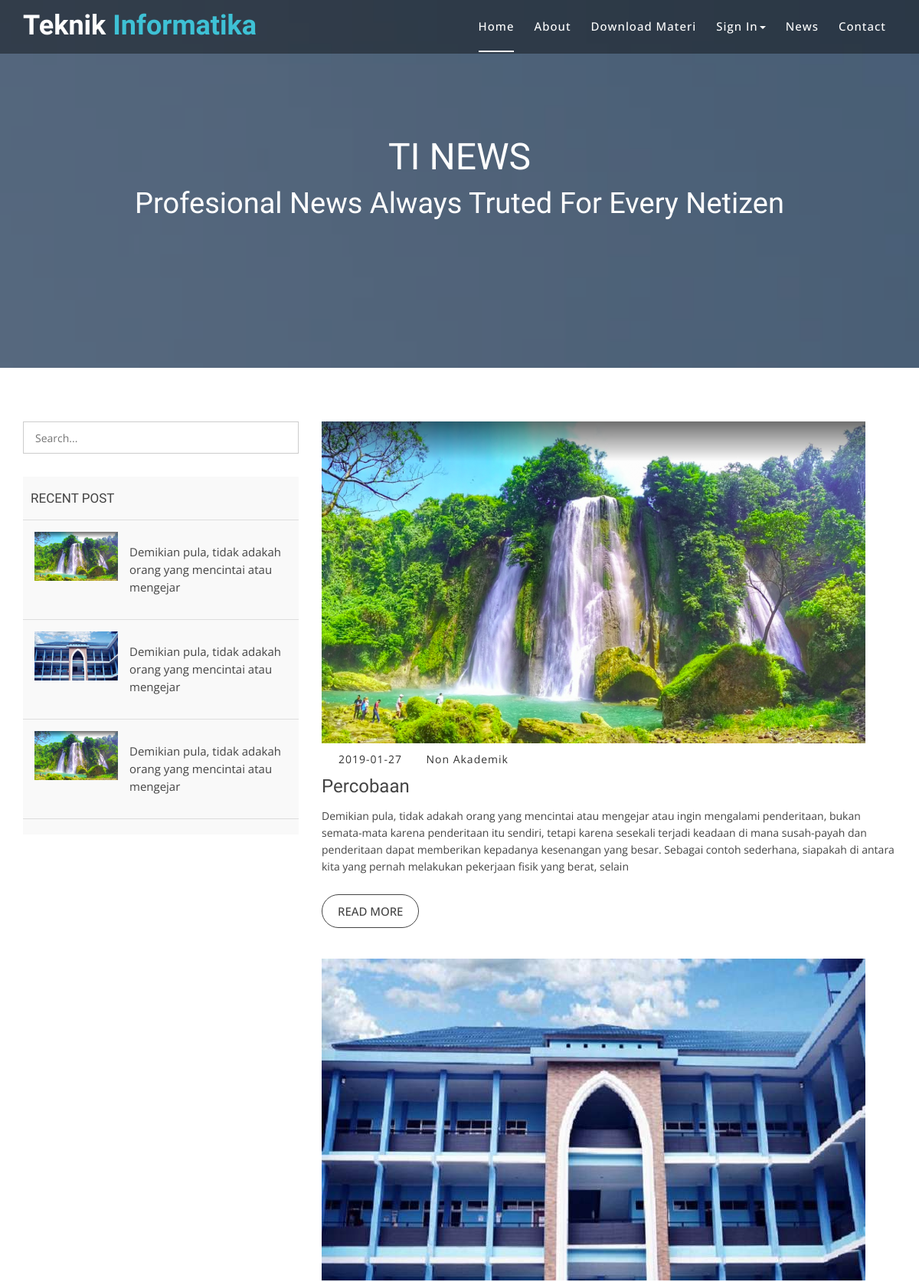
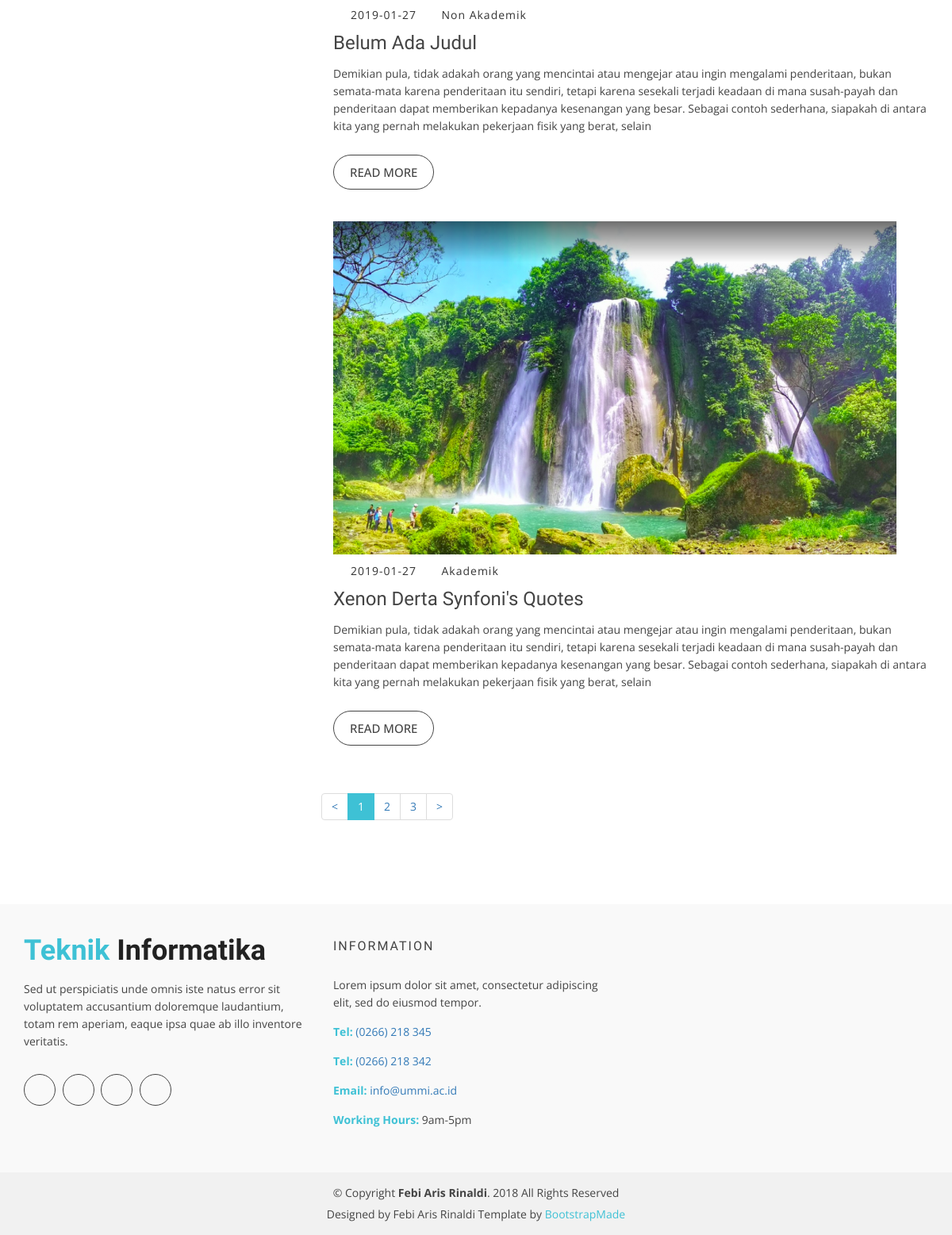
The app's page /index.php/berita_public with its own data (2 pictures, top to bottom).
### tables this page shows
CREATE TABLE `tbl_berita` (
  `id_berita` varchar(64) NOT NULL,
  `sampul` varchar(255) NOT NULL DEFAULT 'default.jpg',
  `judul` varchar(50) NOT NULL,
  `konten` text NOT NULL,
  `tgl` date NOT NULL,
  `id_kategori` int(11) NOT NULL
);

CREATE TABLE `tbl_kategori` (
  `id_kategori` int(11) NOT NULL,
  `nama_kategori` varchar(50) NOT NULL
);

### application/controllers/Berita_public.php (called while the page is built, shortened)
<?php
class Berita_public extends CI_Controller {
	public function __construct() {
		$this->load->model('M_berita');
	}
	public function index(){
		$f['data']=$this->M_berita->getAll();
		if(!empty($f['data'])){
			$this->load->view('public/list_berita',$f);
		}else{
			echo "<br><center><h1> Beritanya belum ada gan :( <h1><center><br>";
			echo "<a href=".base_url('berita').">"."Add berita"."</a>";
		}
	}
}

### index.php (called while the page is built, shortened)
<?php
require_once BASEPATH.'core/CodeIgniter.php';

### application/models/M_berita.php (called while the page is built, shortened)
<?php
class M_berita extends CI_Model {
	private $_table = "tbl_berita";
	public function getAll() {
		$sql = "SELECT a.*,b.* FROM $this->_table as a, tbl_kategori as b where a.id_kategori=b.id_kategori ORDER BY id_berita DESC";
		$query = $this->db->query($sql);
		$result = $query->result();
		return $result;
	}
}

### application/views/public/list_berita.php (the view, shortened to what this page needs)
<!doctype html>
<html lang="en">
<head>
</head>
<body data-spy="scroll" data-target="#navbar-example">
  <header>
  </header>
  <div class="header-bg page-area">
    <div class="home-overly"></div>
    <div class="container">
      <div class="row">
        <div class="col-md-12 col-sm-12 col-xs-12">
          <div class="slider-content text-center">
            <div class="header-bottom">
              <div class="layer2 wow zoomIn" data-wow-duration="1s" data-wow-delay=".4s">
                <h1 class="title2">TI NEWS</h1>
              </div>
              <div class="layer3 wow zoomInUp" data-wow-duration="2s" data-wow-delay="1s">
                <h2 class="title3">Profesional News Always Truted For Every Netizen</h2>
              </div>
            </div>
          </div>
        </div>
      </div>
    </div>
  </div>
  <div class="blog-page area-padding">
    <div class="container">
      <div class="row">
        <div class="col-lg-4 col-md-4 col-sm-4 col-xs-12">
          <div class="page-head-blog">
            <div class="single-blog-page">
              <form action="#">
                <div class="search-option">
                  <input type="text" placeholder="Search...">
                  <button class="button" type="submit">
                    <i class="fa fa-search"></i>
                  </button>
                </div>
              </form>
            </div>
            <div class="single-blog-page">
              <div class="left-blog">
                <h4>recent post</h4>
                <div class="recent-post">
                 <?php
                 function limit_words($string, $word_limit){
                  $words = explode(" ",$string);
                  return implode(" ",array_splice($words,0,$word_limit));
                }
                foreach ($data as $i) :
                  ?>
                  <div class="recent-single-post">
                    <div class="post-img">
                      <a href="#">
                       <img src="<?=base_url()?>uploads/image/<?=$i->sampul?>" alt="">
                     </a>
                   </div>
                   <div class="pst-content">
                    <p><a href="<?= base_url()?>berita_public"><?=limit_words($i->konten,9)?></a></p>
                  </div>
                </div>
              <?php endforeach;?>
            </div>
          </div>
        </div>
          </div>
        </div>
        <div class="col-md-8 col-sm-8 col-xs-12">
          <div class="row">
              <div class="col-md-12 col-sm-12 col-xs-12">
                <?php
                foreach ($data as $i) :
                  ?>
                <div class="single-blog">
                  <div class="single-blog-img">
                    <a href="blog-details.html">
                     <img src="<?=base_url()?>uploads/image/<?=$i->sampul?>" alt="">
                   </a>
                 </div>
                 <div class="blog-meta">
                    <span class="date-type">
                     <i class="fa fa-calendar"></i><?= $i->tgl?>
                   </span>
                   <span class="date-type">
                     <i class="fa fa-folder-open"></i><?= $i->nama_kategori?>
                   </span>
                 </div>
                 <div class="blog-text">
                  <h4>
                   <a href="#"><?php echo $i->judul;?></a>
                 </h4>
                 <p>
                  <?=limit_words($i->konten,50)?>
                </p>
              </div>
              <span>
                <a href="<?=base_url()?>berita_public/view/<?=$i->id_berita?>" class="ready-btn">Read more</a>
              </span>
            </div>
            <?php endforeach;?>
          </div>
        <div class="blog-pagination">
          <ul class="pagination">
            <li><a href="#">&lt;</a></li>
            <li class="active"><a href="#">1</a></li>
            <li><a href="#">2</a></li>
            <li><a href="#">3</a></li>
            <li><a href="#">&gt;</a></li>
          </ul>
        </div>
      </div>
    </div>
  </div>
</div>
</div>
<footer>
</footer>
</body>
</html>

### assets_public/css/nivo-slider-theme.css (style rules this page uses)
.slider-content { padding: 180px 60px; }

### assets_public/css/style.css (style rules this page uses)
html, body { height: 100%; }
img { max-width: 100%; height: auto; }
p { margin: 0 0 15px; color: #444; }
h1, h2, h3, h4, h5, h6 { font-family: 'Raleway', sans-serif; margin: 0 0 15px; color: #444; font-weight: 500; }
h1 { font-size: 48px; line-height: 50px; }
h2 { font-size: 38px; line-height: 40px; }
h4 { font-size: 24px; line-height: 26px; }
a { transition: all 0.3s ease 0s; text-decoration: none; }
body { background: #fff none repeat scroll 0 0; color: #444; font-family: 'Open Sans', sans-serif; font-size: 14px; text-align: left; overflow-x: hidden; line-height: 22px; }
ul { list-style: outside none none; margin: 0; padding: 0; }
input, select, textarea, input[type="text"], input[type="date"], input[type="url"], input[type="email"], input[type="password"], input[type="tel"], button, button[type="submit"] { -moz-appearance: none; box-shadow: none !important; }
.area-padding { padding: 70px 0px 80px; }
.pst-content { padding-left: 10px; }
.blog-text h4 a { color: #444; text-decoration: none; }
.blog-text h4 { color: #444; margin-bottom: 15px; }
.blog-meta span i { padding-right: 10px; }
.blog-meta { border-bottom: 1px dotted #fff; padding: 10px 0; }
.comments-type>a, .date-type, .blog-meta span.comments-type { color: #333; letter-spacing: 1px; margin-right: 5px; }
.single-blog .ready-btn { border: 1px solid #444; border-radius: 30px; color: #444; cursor: pointer; display: inline-block; font-size: 15px; font-weight: 500; margin-top: 10px; padding: 10px 20px; text-align: center; text-transform: uppercase; transition: all 0.4s ease 0s; }
.header-bg { background: url(../img/slider/slider1.jpg); background-repeat: no-repeat; background-size: cover; background-position: top center; background-attachment: fixed; }
.home-overly { background: rgba(0, 0, 0, 0.50); height: 100%; position: absolute; width: 100%; }
.page-area { position: relative; }
.search-option input { border: medium none; padding: 6px 15px; width: 80%; }
.search-option { border: 1px solid #ccc; height: 42px; margin-bottom: 30px; }
.search-option button { background: transparent none repeat scroll 0 0; border: medium none; font-size: 20px; padding: 8px 23px; }
.left-blog h4 { border-bottom: 1px solid #ddd; color: #444; font-size: 17px; font-weight: 500; margin-bottom: 0; padding: 15px 10px; text-transform: uppercase; }
.left-blog { background: #f9f9f9 none repeat scroll 0 0; margin-bottom: 30px; overflow: hidden; padding-bottom: 20px; }
.recent-single-post { border-bottom: 1px solid #ddd; display: block; overflow: hidden; padding: 15px 10px; }
.ready-btn { border: 1px solid #fff; border-radius: 30px; color: #fff; cursor: pointer; display: inline-block; font-size: 17px; font-weight: 600; margin-top: 30px; padding: 12px 40px; text-align: center; text-transform: uppercase; transition: all 0.4s ease 0s; z-index: 222; }
.post-img { display: inline-block; float: left; padding: 0 5px; width: 35%; }
.pst-content { display: inline-block; float: left; width: 65%; }
.blog-page .single-blog { margin-bottom: 40px; }
.pst-content p a { color: #444; font-size: 15px; }
.header-bottom h1, .header-bottom h2 { color: #fff; }
.pagination>.active>a, .pagination>.active>span, .pagination>.active>a:hover, .pagination>.active>span:hover, .pagination>.active>a:focus, .pagination>.active>span:focus { background-color: #3EC1D5; border-color: #3EC1D5; color: #fff; cursor: default; z-index: 3; }

### records on screen
tbl_berita: sampul (picture), tgl "2019-01-27", id_kategori.nama_kategori "Non Akademik", judul "Percobaan", konten "Demikian pula, tidak adakah orang yang mencintai atau mengejar atau ingin mengalami penderitaan, bukan semata-mata karena penderitaan itu sendiri, tetapi karena sesekali terjadi keadaan di mana susah-payah dan penderitaan dapat memberikan kepadanya kesenangan yang besar. Sebagai contoh sederhana, siapakah di antara kita yang pernah melakukan pekerjaan fisik yang berat, selain"
tbl_berita: sampul (picture), tgl "2019-01-27", id_kategori.nama_kategori "Non Akademik", judul "Belum Ada Judul", konten "Demikian pula, tidak adakah orang yang mencintai atau mengejar atau ingin mengalami penderitaan, bukan semata-mata karena penderitaan itu sendiri, tetapi karena sesekali terjadi keadaan di mana susah-payah dan penderitaan dapat memberikan kepadanya kesenangan yang besar. Sebagai contoh sederhana, siapakah di antara kita yang pernah melakukan pekerjaan fisik yang berat, selain"
tbl_berita: sampul (picture), tgl "2019-01-27", id_kategori.nama_kategori "Akademik", judul "Xenon Derta Synfoni's Quotes", konten "Demikian pula, tidak adakah orang yang mencintai atau mengejar atau ingin mengalami penderitaan, bukan semata-mata karena penderitaan itu sendiri, tetapi karena sesekali terjadi keadaan di mana susah-payah dan penderitaan dapat memberikan kepadanya kesenangan yang besar. Sebagai contoh sederhana, siapakah di antara kita yang pernah melakukan pekerjaan fisik yang berat, selain"

### other values on screen
SITE_NAME "Febi Aris Rinaldi"
